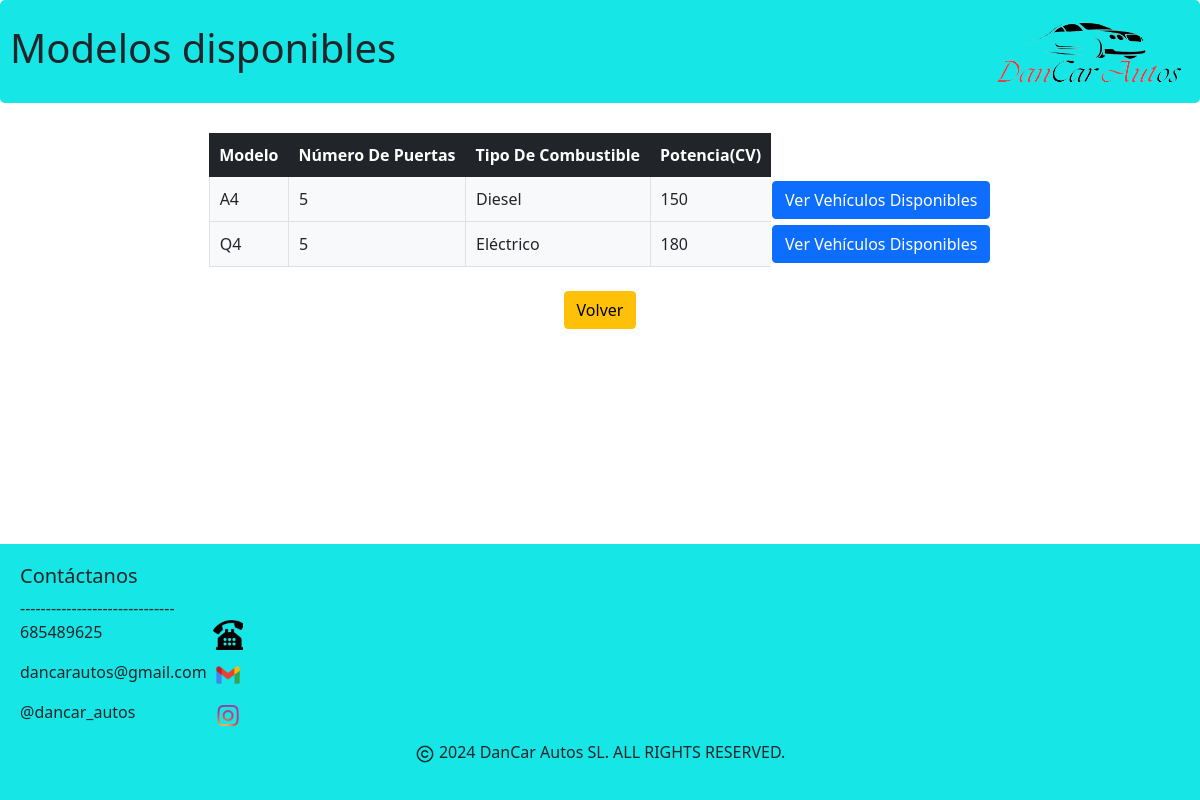
/modelo.php?id=Audi, run on the app's committed database.
### tables this page shows
CREATE TABLE `modelo` (
  `ID_modelo` int(11) NOT NULL,
  `ID_marca` int(11) NOT NULL,
  `nombre_modelo` varchar(100) NOT NULL,
  `num_puertas` varchar(100) NOT NULL,
  `combustible` varchar(50) NOT NULL,
  `cv` varchar(100) NOT NULL
);

### modelo.php (the view, shortened to what this page needs)
<?php
$marca=$_GET["id"];
require "conexion.php";
$sql="SELECT ID_marca FROM marca WHERE nombre_marca='$marca'";
$resultado=$mysqli->query($sql);
while($fila=$resultado->fetch_assoc()){
    $id=$fila['ID_marca'];
}
$sql1="SELECT * FROM modelo WHERE ID_marca='$id'";
$resultado1=$mysqli->query($sql1);
?>
<!DOCTYPE html>
<html lang="en">
<head>
	<link href="https://cdn.jsdelivr.net/npm/bootstrap@5.1.3/dist/css/bootstrap.min.css" rel="stylesheet">
    <link rel="stylesheet" href="css/estilos.css">
</head>
<body>
	<header>
		<h1>Modelos disponibles</h1>
		<img src="img/logo2.png" class="logo">
	</header>
	<?php
	if($resultado1->num_rows>0){
		?>
		<div class="container">
			<table id="tabla" class="display" >
				<thead>
					<tr class="bg-dark">
						<th style="color:white; padding:10px;">Modelo</th>
						<th style="color:white; padding:10px;">Número de puertas</th>
						<th style="color:white; padding:10px;">Tipo de combustible</th>
						<th style="color:white; padding:10px;">Potencia(CV)</th>
					</tr>
				</thead>
				<tbody>
					<?php
						while($fila1 = $resultado1->fetch_assoc()){
							echo "<tr>";
							echo "<td class='bg-light border-bottom border-start' style='padding:10px;'>$fila1[nombre_modelo]</td>";
							echo "<td class='bg-light border-bottom border-start' style='padding:10px;'>$fila1[num_puertas]</td>";
							echo "<td class='bg-light border-bottom border-start' style='padding:10px;'>$fila1[combustible]</td>";
							echo "<td class='bg-light border-bottom border-start' style='padding:10px;'>$fila1[cv]</td>";
							?>
							<td><a href="vehiculo.php?id=<?php echo $fila1['ID_modelo'];?>" class="btn btn-primary">Ver vehículos disponibles</a></td>
							<?php
							echo "</tr>";
						}
					?>
				</tbody>
			</table>
			<br>
			<p><a href="marca.php" class="btn btn-warning">Volver</a></p>
		</div>
	<?php
	}
	?>
	<footer class="fixed-bottom">
        <div class="row">
			<h5>Contáctanos</h5>
            <span>------------------------------</span>
            <div class="row">
                <div class="col-sm-2">
                    <p>685489625</p>
                </div>
                <div class="col-sm-1">
                    <img src="img/telefono.png" style="width:30px;">
                </div>
            </div>
            <div class="row">
                <div class="col-sm-2">
                    <p>dancarautos@gmail.com</p>
                </div>
                <div class="col-sm-1">
                    <img src="img/gmail.png" style="width:30px;">
                </div>
            </div>
            <div class="row">
                <div class="col-sm-2">
                    <p>@dancar_autos</p>
                </div>
                <div class="col-sm-1">
                    <img src="img/instagram.png" style="width:30px;">
                </div>
            </div>
        </div>
        <div class="text-center">
            <p><img src="img/copy.png" style="width:20px;"> 2024 DanCar Autos SL. ALL RIGHTS RESERVED.</p>
        </div>
    </footer>
</body>
</html>

### css/estilos.css (style rules this page uses)
body { font-family:'Segoe UI', Tahoma, Geneva, Verdana, sans-serif; background-image: url('../img/fondo.jpg'); background-size: cover; max-width:100%; }
header { background-color:rgb(23, 230, 230); display: flex; justify-content: space-between; padding: 10px; flex-direction: row; align-items: center; border-radius: 5px; }
.logo { max-width:200px; }
.container { display: flex; flex-direction: column; justify-content: center; align-items: center; margin-top: 30px; }
table { text-transform: capitalize; }
footer { padding:20px; background-color:rgb(23, 230, 230); }

### data on the page
modelo: nombre_modelo "A4", num_puertas "5", combustible "Diesel", cv "150"
modelo: nombre_modelo "Q4", num_puertas "5", combustible "Eléctrico", cv "180"
